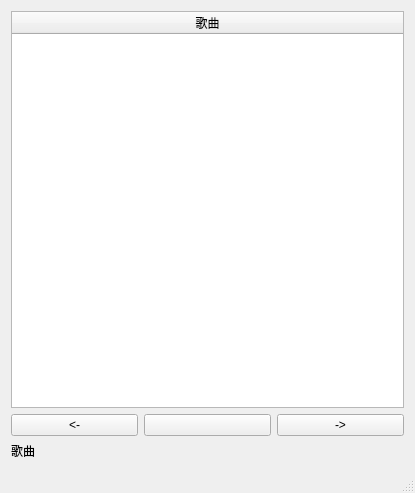
<?xml version="1.0" encoding="UTF-8"?>
<ui version="4.0">
 <class>MainWindow</class>
 <widget class="QMainWindow" name="MainWindow">
  <property name="geometry">
   <rect>
    <x>0</x>
    <y>0</y>
    <width>415</width>
    <height>493</height>
   </rect>
  </property>
  <property name="windowTitle">
   <string>MainWindow</string>
  </property>
  <widget class="QWidget" name="centralWidget">
   <layout class="QGridLayout" name="gridLayout">
    <item row="1" column="0">
     <layout class="QHBoxLayout" name="horizontalLayout">
      <item>
       <widget class="QPushButton" name="ButtonLastMusic">
        <property name="text">
         <string>&lt;-</string>
        </property>
       </widget>
      </item>
      <item>
       <widget class="QPushButton" name="ButtonPause">
        <property name="text">
         <string/>
        </property>
       </widget>
      </item>
      <item>
       <widget class="QPushButton" name="ButtonNext">
        <property name="text">
         <string>-&gt;</string>
        </property>
       </widget>
      </item>
     </layout>
    </item>
    <item row="0" column="0">
     <widget class="QTableWidget" name="tableWidget">
      <attribute name="horizontalHeaderStretchLastSection">
       <bool>true</bool>
      </attribute>
      <column>
       <property name="text">
        <string>歌曲</string>
       </property>
      </column>
     </widget>
    </item>
    <item row="2" column="0">
     <widget class="QLabel" name="label">
      <property name="text">
       <string>歌曲</string>
      </property>
     </widget>
    </item>
   </layout>
  </widget>
  <widget class="QMenuBar" name="menuBar">
   <property name="geometry">
    <rect>
     <x>0</x>
     <y>0</y>
     <width>415</width>
     <height>23</height>
    </rect>
   </property>
  </widget>
  <widget class="QStatusBar" name="statusBar"/>
 </widget>
 <layoutdefault spacing="6" margin="11"/>
 <resources/>
 <connections/>
</ui>
